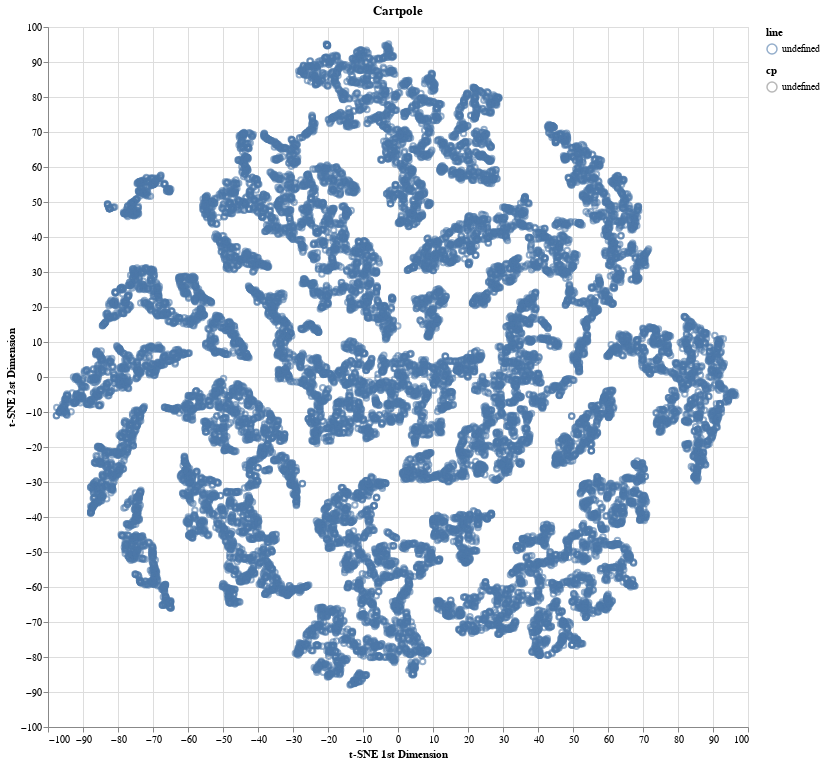

The cell this chart's notebook holds for it:
### Code cell
import altair as alt
from altair import datum
alt.data_transformers.disable_max_rows()
alt.Chart(df_snapshots).mark_point(
    opacity=0.6
).encode(
    x='t-SNE 1st Dimension',
    y='t-SNE 2st Dimension',
    color='line:N',
    shape='cp:N'
).properties(
    width=700,
    height=700,
    title="Cartpole"
).interactive()

### Figure 1 — Vega-Lite specification as saved in the notebook (floating-point values rounded to 4 significant figures; data arrays with more than 128 entries replaced by an {"elided": "..."} marker saying what was removed)
{"config": {"view": {"continuousWidth": 400, "continuousHeight": 300}}, "data": {"name": "data-00760c2095d3c884f5ca1ae40669af8d"}, "mark": {"type": "point", "opacity": 0.6}, "encoding": {"color": {"field": "line", "type": "nominal"}, "shape": {"field": "cp", "type": "nominal"}, "x": {"field": "t-SNE 1st Dimension", "type": "quantitative"}, "y": {"field": "t-SNE 2st Dimension", "type": "quantitative"}}, "height": 700, "selection": {"selector005": {"type": "interval", "bind": "scales", "encodings": ["x", "y"]}}, "title": "Cartpole", "width": 700, "$schema": "https://vega.github.io/schema/vega-lite/v4.17.0.json", "datasets": {"data-00760c2095d3c884f5ca1ae40669af8d": {"elided": "19190 records"}}}
